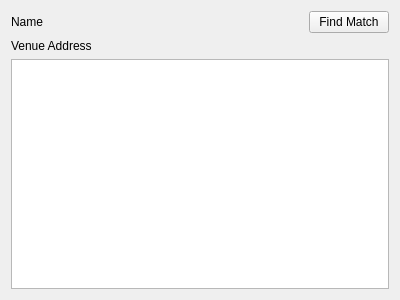
<?xml version="1.0" encoding="UTF-8"?>
<ui version="4.0">
 <class>MyEventTableWidget</class>
 <widget class="QWidget" name="MyEventTableWidget">
  <property name="geometry">
   <rect>
    <x>0</x>
    <y>0</y>
    <width>400</width>
    <height>300</height>
   </rect>
  </property>
  <property name="windowTitle">
   <string>Form</string>
  </property>
  <layout class="QVBoxLayout" name="verticalLayout">
   <item>
    <layout class="QHBoxLayout" name="horizontalLayout">
     <item>
      <widget class="QLabel" name="eventName">
       <property name="text">
        <string>Name</string>
       </property>
      </widget>
     </item>
     <item>
      <spacer name="horizontalSpacer">
       <property name="orientation">
        <enum>Qt::Horizontal</enum>
       </property>
       <property name="sizeHint" stdset="0">
        <size>
         <width>40</width>
         <height>20</height>
        </size>
       </property>
      </spacer>
     </item>
     <item>
      <widget class="QPushButton" name="matchButton">
       <property name="text">
        <string>Find Match</string>
       </property>
      </widget>
     </item>
    </layout>
   </item>
   <item>
    <widget class="QLabel" name="venueAddress">
     <property name="text">
      <string>Venue Address</string>
     </property>
    </widget>
   </item>
   <item>
    <widget class="QTextBrowser" name="description">
     <property name="sizePolicy">
      <sizepolicy hsizetype="MinimumExpanding" vsizetype="MinimumExpanding">
       <horstretch>0</horstretch>
       <verstretch>0</verstretch>
      </sizepolicy>
     </property>
     <property name="minimumSize">
      <size>
       <width>300</width>
       <height>50</height>
      </size>
     </property>
    </widget>
   </item>
  </layout>
 </widget>
 <resources/>
 <connections/>
</ui>
